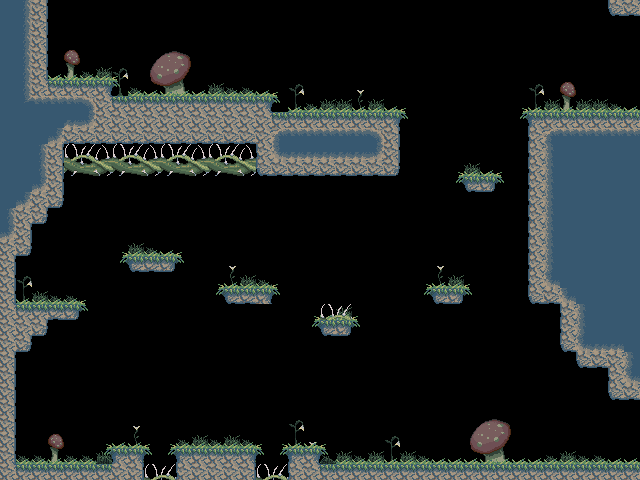

Rendered tile map (Tiled .tmx) drawn with the repository's tilesets; below, a short description and the map source with its tile grids summarised:
An orthogonal 40x30 tile map with 16x16 px tiles, 3 tile layers (FarBack, NearBack, Ground) and 5 objects (exit, entrance, balloonMonster, firePlant, fireRoot).

<map version="1.0" orientation="orthogonal" width="40" height="30" tilewidth="16" tileheight="16">
 <tileset firstgid="1" source="tiles.tsx" />
 <layer name="FarBack" width="40" height="30">
  <data>[1200 cells, 93 non-empty, 17 distinct tile ids]</data>
 </layer>
 <layer name="NearBack" width="40" height="30">
  <data>[1200 cells, 127 non-empty, 6 distinct tile ids]</data>
 </layer>
 <layer name="Ground" width="40" height="30">
  <data>[1200 cells, 346 non-empty, 28 distinct tile ids]</data>
 </layer>
 <objectgroup name="General" width="40" height="30" />
 <objectgroup name="Connections" width="40" height="30">
  <object type="exit" x="624" y="16" width="16" height="96">
   <properties>
    <property name="entrance" value="bottom" />
    <property name="from" value="left" />
    <property name="to" value="test" />
   </properties>
  </object>
  <object name="top" type="entrance" x="592" y="80" width="32" height="32" />
 </objectgroup>
 <objectgroup name="Spawns" width="40" height="30">
  <object type="balloonMonster" x="80" y="432" width="32" height="32" />
  <object type="firePlant" x="192" y="400" width="48" height="48" />
  <object type="fireRoot" x="368" y="176" width="32" height="32" />
 </objectgroup>
</map>
